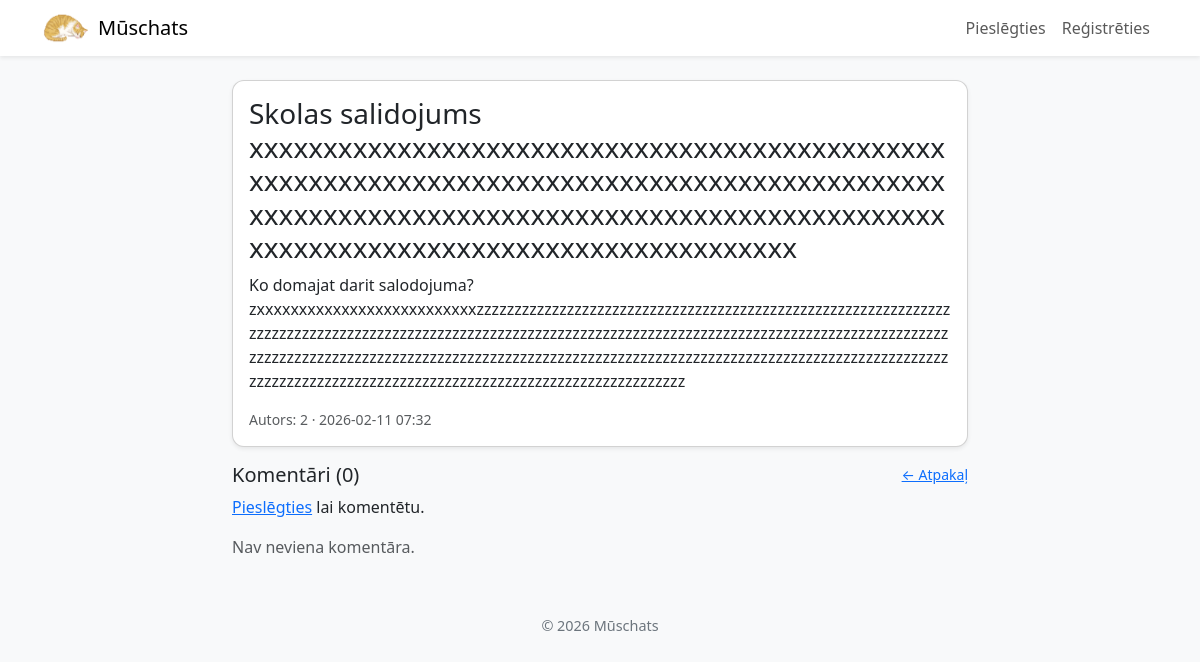
/diskusijas/2, run on an earlier commit of the app's database.
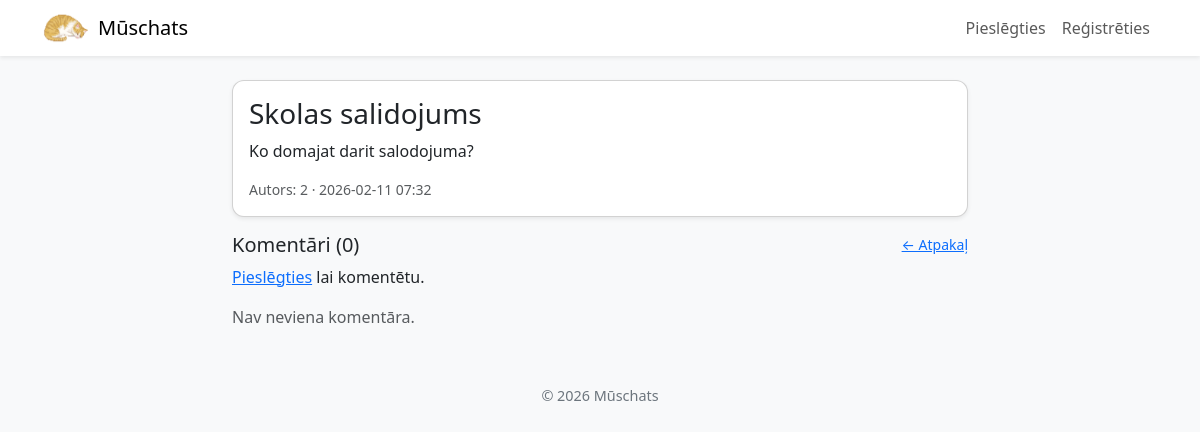
And on a later commit of the database.
### app.py (models this page shows)
class Diskusijas(db.Model):
    id = db.Column(db.Integer, primary_key=True)
    virsraksts = db.Column(db.String(200), nullable=False)
    saturs = db.Column(db.Text, nullable=False)
    lietotaja_id = db.Column(db.Integer, db.ForeignKey('lietotaji.id'), nullable=False)
    datums = db.Column(db.DateTime, default=datetime.utcnow)
    komentari = db.relationship('Komentari', backref='diskusija', lazy=True, cascade='all, delete-orphan')

### app.py (the view, shortened to what this page needs)
@app.route("/diskusijas/<int:diskusijas_id>", methods=["GET", "POST"])
def diskusija(diskusijas_id):
    diskusija = Diskusijas.query.get_or_404(diskusijas_id)
    return render_template("diskusija.html", diskusija=diskusija, ir_piesledzis='lietotajvards' in session)

### app.py (called while the page is built)
@app.context_processor
def inject_common():
    return {
        'ir_piesledzis': 'lietotajvards' in session,
        'current_year': datetime.utcnow().year
    }

### templates/diskusija.html (shortened to what this page needs)
{% extends "layout.html" %}
{% block content %}
    <div class="row justify-content-center">
        <div class="col-12 col-lg-8">
            <div class="card mb-3 shadow-sm">
                <div class="card-body">
                    <h3 class="card-title">{{ diskusija.virsraksts }}</h3>
                    <p class="card-text">{{ diskusija.saturs }}</p>
                    <div class="small text-muted">Autors: {{ diskusija.lietotaja_id }} · {{ diskusija.datums.strftime('%Y-%m-%d %H:%M') }}</div>
                </div>
            </div>
            <div class="d-flex justify-content-between align-items-center mb-2">
                <h5 class="mb-0">Komentāri ({{ diskusija.komentari|length }})</h5>
                <a href="{{ url_for('index') }}" class="small">← Atpakaļ</a>
            </div>
            {% if ir_piesledzis %}
                <div class="card mb-3">
                    <div class="card-body">
                        <form method="POST">
                            <div class="mb-3">
                                <textarea name="saturs" class="form-control" placeholder="Pievieno komentāru..." minlength="2" maxlength="500" required rows="3"></textarea>
                            </div>
                            <div class="text-end">
                                <button class="btn btn-primary btn-sm" type="submit">Sūtīt komentāru</button>
                            </div>
                        </form>
                    </div>
                </div>
            {% else %}
                <p><a href="{{ url_for('login') }}">Pieslēgties</a> lai komentētu.</p>
            {% endif %}
            {% if diskusija.komentari %}
                <div class="list-group">
                    {% for k in diskusija.komentari %}
                        <div class="list-group-item">
                            <div class="d-flex w-100 justify-content-between">
                                <strong>{{ k.lietotajs.lietotajvards }}</strong>
                                <small class="text-muted">{{ k.datums.strftime('%Y-%m-%d %H:%M') }}</small>
                            </div>
                            <p class="mb-0 mt-2">{{ k.saturs }}</p>
                        </div>
                    {% endfor %}
                </div>
            {% else %}
                <p class="text-muted">Nav neviena komentāra.</p>
            {% endif %}
        </div>
    </div>
{% endblock %}

What changed in the data, as far as the page shows it:
changed Diskusijas: virsraksts "Skolas salidojums xxxxxxxxxxxxxxxxxxxxxxxxxxxxxxxxxxxxxxxxxxxxxxxxxxxxxxxxxxxxxxxxxxxxxxxxxxxxxxxxxxxxxxxxxxxxxxxxxxxxxxxxxxxxxxxxxxxxxxxxxxxxxxxxxxxxxxxxxxxxxxxxxxxxxxxxxxxxxxxxxxxxxxxxxxxxxxxxxx" → "Skolas salidojums"; saturs "Ko domajat darit salodojuma? zxxxxxxxxxxxxxxxxxxxxxxxxxxzzzzzzzzzzzzzzzzzzzzzzzzzzzzzzzzzzzzzzzzzzzzzzzzzzzzzzzzzzzzzzzzzzzzzzzzzzzzzzzzzzzzzzzzzzzzzzzzzzzzzzzzzzzzzzzzzzzzzzzzzzzzzzzzzzzzzzzzzzzzzzzzzzzzzzzzzzzzzzzzzzzzzzzzzzzzzzzzzzzzzzzzzzzzzzzzzzzzzzzzzzzzzzzzzzzzzzzzzzzzzzzzzzzzzzzzzzzzzzzzzzzzzzzzzzzzzzzzzzzzzzzzzzzzzzzzzzzzzzzzzzzzzzzzzzzzzzzzzzzzzzzzzzz" → "Ko domajat darit salodojuma?"
